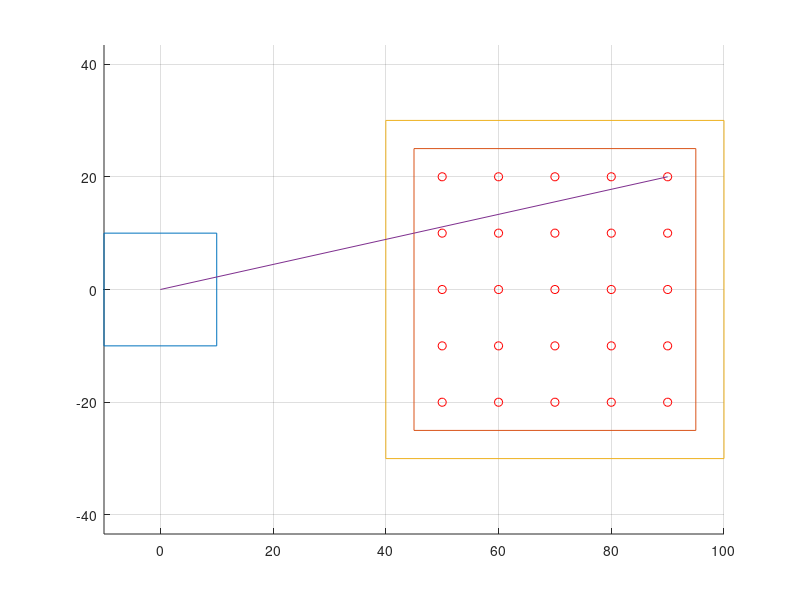

The MATLAB source for this figure:
% -----------------------------------
% TSAE Robot Competation: Step 1
% AE KMITL
% -----------------------------------
clc; clear; close all; format compact

% Basic Geometry
w  = 20;  h  = 20;
a  =  30;  b  =  5;  c = 5; 
W  = 50;  H  = 50;
Nx =  5;  Ny =  5;
px = W/Nx; py = H/Ny;

% Sketch base, table and frame 
base = [-w/2 -h/2;
         w/2 -h/2;
         w/2  h/2;
        -w/2  h/2;
        -w/2 -h/2];

table = [0 -H/2;
         W -H/2;
         W  H/2;
         0  H/2;
         0 -H/2] + [w/2+a+b 0];

frame = [ -b -H/2-c;
         W+b -H/2-c;
         W+b  H/2+c;
          -b  H/2+c;
          -b -H/2-c] + [w/2+a+b 0];

figure; hold on; grid on; axis equal; 
plot(base(:,1),base(:,2))
plot(table(:,1),table(:,2))
plot(frame(:,1),frame(:,2))

for j = 1:Ny
    for i = 1:Nx
        xPos = (2*i + 1)*px/2  + a + b;
        yPos = (2*j - Ny - 1)*py/2;
        plot(xPos, yPos, 'ro'); 
    end
end

X = input('X: ');
Y = input('Y: ');

x = (2*X + 1)*px/2  + a + b;
y = (2*Y - Ny - 1)*py/2;
R = sqrt(x^2 + y^2)
phi1 = atan2d(y,x);
theta1 = phi1+90

arm = [0 0;
       x y];
plot(arm(:,1),arm(:,2))
